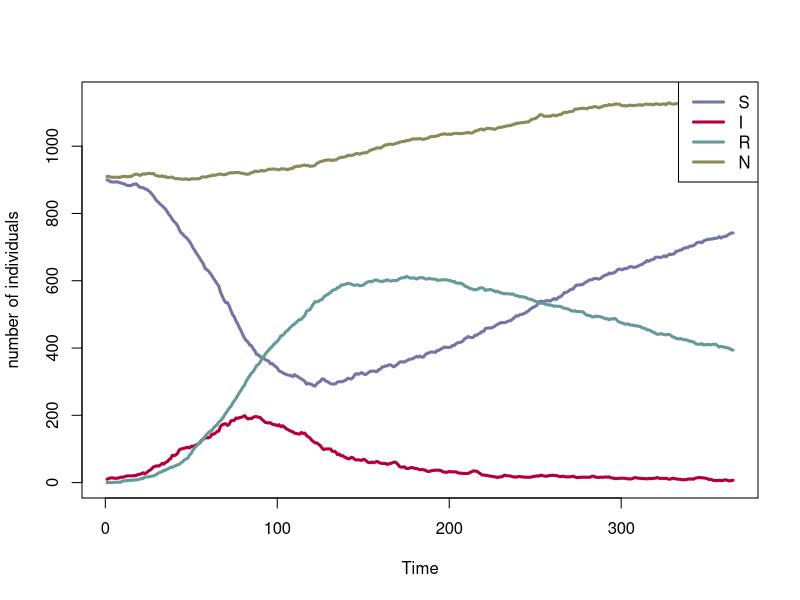

Here is the R script that generated this plot:
## ---- chunk 1

## beta: individual rate of infection
## alpha: birth rate; defaults to 0
## mu: death rate; defaults to 0

sir_sim <- function(beta, omega, sigma = 1 / 20, alpha = 0, mu = 0, 
                    ini_S = 100, ini_I = 1, ini_R = 0,
                    duration = 365) {

    ## This function checks that rates have acceptable values.
    check_rate <- function(r) {
        if (is.null(r)) stop("rate is NULL")
        if (!is.finite(r)) stop("rate is not a finite number:", r)
        if (r < 0) stop("rate is negative:", r)
    }

    
    ## Make a few checks of inputs
    check_rate(beta)
    check_rate(alpha)
    check_rate(mu)
    check_rate(duration)
    
    
    ## This function changes a rate lambda into a probability p, using:
    ## p = 1 - exp(-lambda)
    
    r2p <- function(r) {
        check_rate(r)
        p <- 1 - exp(-r)
        return(p)
    }

    alpha_prob <- r2p(alpha)
    mu_prob <- r2p(mu)
    beta_prob <- r2p(beta)
    sigma_prob <- r2p(sigma)
    omega_prob <- r2p(omega)

    # initialising 
    
    S <- I <- R <- N <- integer(duration)
    S[1] <- ini_S
    I[1] <- ini_I
    R[1] <- ini_R 
    N[1] <- S[1] + I[1] + R[1]
    N_0 <- N[1]
    
    ## For clarity we structure the code in terms of what leaves compartments,
    ## whenever this applies. When individuals can leave a compartment through
    ## different competing processes, the strategy is:

    ## i) draw number of individuals leaving using a binomial distribution

    ## ii) decide where they go using a multinomial distribution

    ## iii) update the respective compartments accordingly

    i <- 1
    while ((N[i] > 0) && (i < duration)) {
        ## increment time step
        i <- i + 1
        
        ## birth process: any new individual will enter 'S'
        
        new_births <- rpois(1, N_0 * alpha)
        
        
        ## individuals leaving 'S', either by becoming 'I' (new infections) or
        ## dying

        if (N[i - 1] == 0) {
            message("N is zero at iteration ", i-1)
        }
        rate_infection <- beta * I[i - 1] / N[i - 1]
        outflow_S <- rbinom(1, S[i - 1],
                            prob = r2p(rate_infection + mu))            
        S[i] <- S[i - 1] + new_births - outflow_S
        new_infectious <- rmultinom(1, size = outflow_S,
                                    prob = c(rate_infection, mu))[1]

        
        ## individuals leaving 'I', either by becoming 'R' (new recovered) or
        ## dying
        
        outflow_I <- rbinom(1, I[i - 1], prob = r2p(sigma + mu)) 
        I[i] <- I[i - 1] + new_infectious - outflow_I
        new_recovered <- rmultinom(1, outflow_I, prob = c(sigma, mu))[1]


        ## individuals leaving 'R', either by becoming 'S' (waning immunity) or
        ## dying
        
        outflow_R <- rbinom(1, R[i-1], prob = r2p(omega + mu))
        new_waned <- rmultinom(1, outflow_R, prob = c(omega, mu)[1])
        R[i] <- R[i - 1] + new_recovered - outflow_R  
        S[i] <- S[i] + new_waned

        ## update the current population size
        N[i]  <- S[i] + I[i] + R[i]
        
    } # end of the while loop
    


    ## put results into shape and return
    time <- seq_len(i)

    out <- data.frame(time,
                      S[time],
                      I[time],
                      R[time],
                      N[time])

    class(out) <- c("sir_sim", "data.frame")
    return(out)
    
}



## plot method for sir_sim objects

plot.sir_sim <- function(x, ...) {
    sirn_colors <- c("#7575a3", "#b3003b", "#669999", "#8a8a5c")
    
    matplot(x = x$time, y = x[, -1], type = "l", lty = 1, lwd = 3,
            xlab = "Time", ylab = "number of individuals", col = sirn_colors)

    legend("topright", lwd = 3, lty = 1,
           col = sirn_colors, bg = "white",
           legend = c("S", "I", "R", "N"))

}






## example

out <- sir_sim(ini_S = 900, ini_I = 10, ini_R = 0, alpha = 0.002, mu = 0.002,
               beta = 0.1, omega = 0.002)

plot(out)



